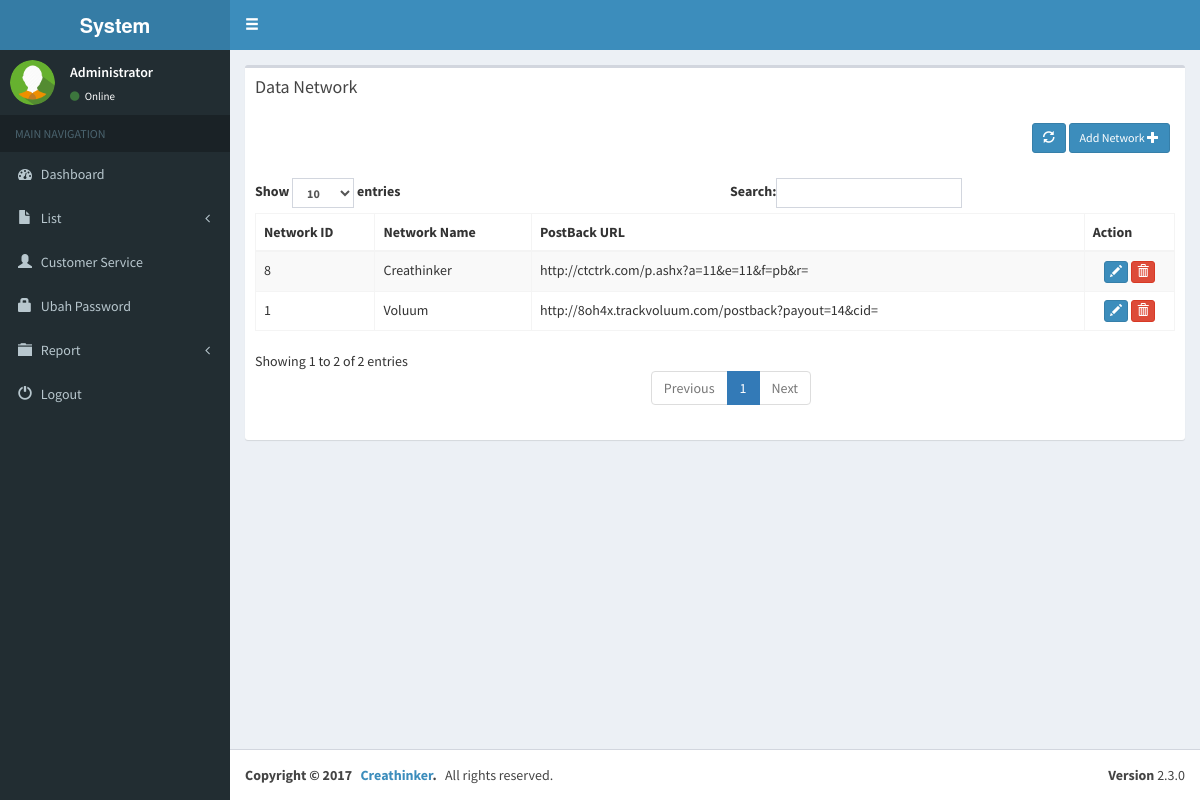
/admin/home.php?page=list_network (signed in), run on the app's committed database.
### tables this page shows
CREATE TABLE `tm_network` (
  `id` int(11) NOT NULL,
  `networkid` int(11) DEFAULT NULL,
  `network_name` varchar(100) DEFAULT NULL,
  `postback_url` varchar(100) DEFAULT NULL,
  `clickidsale` varchar(100) DEFAULT NULL
);

### admin/list_network.php (the view, shortened to what this page needs)
<div class="row">
    <div class="col-xs-12">
        <div class="box">
            <div class="box-header">
                <h3 class="box-title">Data Network</h3>
            </div>
            <div align="right" class="panel-body">
                <button class="btn btn-primary btn-sm" onclick="refresh()">
                    <span class='glyphicon glyphicon-refresh'></span>
                </button>
                <button type="button" class="btn btn-primary btn-sm" data-toggle="modal" data-target="#modalNetwork">
                    Add Network&nbsp;<span class='glyphicon glyphicon-plus'></span>
                </button>
            </div>
            <div class="box-body">
                <table id="example1" class="table table-bordered table-striped">
                    <thead>
                        <tr>
                            <th>Network ID</th>
                            <th>Network Name</th>
                            <th>PostBack URL</th>
                            <th>Action</th>
                        </tr>
                    </thead>
                    <tbody>
                       <?php
                            $qu=mysqli_query($con,"select * from tm_network order by id desc");
                            while($has=mysqli_fetch_assoc($qu))
                            {
                                echo "
                                <tr>
                                    <td>$has[networkid]</td>
                                    <td>$has[network_name]</td>
                                    <td>$has[postback_url]</td>
                                    <td style='text-align:center'>
                                    <span data-placement='top' data-toggle='tooltip' title='Update'><button onclick='dataUpdate($has[id],&#39;get_network&#39;)' class='btn btn-primary btn-xs' data-title='Update' data-toggle='modal' data-target='#modalUpNetwork' ><span class='glyphicon glyphicon-pencil'></span></button><span>
                        <span data-placement='top' data-toggle='tooltip' title='Delete'><button onclick='datadel($has[id],&#39;list_network&#39;)' class='btn btn-danger btn-xs' data-title='Delete' data-toggle='modal' data-target='#modalDel' ><span class='glyphicon glyphicon-trash'></span></button><span>
                                    </td>
                                </tr>
                                ";
                            }
                       ?>
                    </tbody>
                </table>
            </div>
        </div>
    </div>
</div>

### data on the page
tm_network: networkid "8", network_name "Creathinker", postback_url "http://ctctrk.com/p.ashx?a=11&e=11&f=pb&r="
tm_network: networkid "1", network_name "Voluum", postback_url "http://8oh4x.trackvoluum.com/postback?payout=14&cid="

### other printed values
$_SESSION['roleName'] "System…"
$_SESSION['name'] "Administrator"
